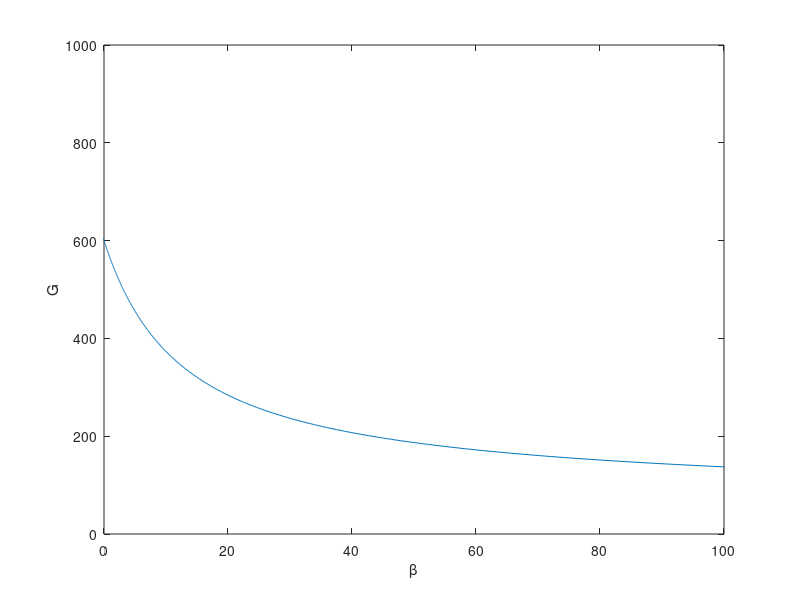

Write the MATLAB code that produced this figure. (Note: this script raises an error after producing the figure.)
close all; clear all; clc;
global SI r1 EG0 R0 sigma alpha k d0 r2
SI=1;
r1=1;
EG0=1.44;
R0=864;
sigma=43.2;
alpha=20000;
k=432;
d0=0.06;
r2=0.24e-5;

%% fast-slow phase plane
G = linspace(50,1000,1000);
beta = (alpha + G.*G)./(sigma*G.*G) .* k/SI .*(R0./G - EG0);
plot(beta,G)
xlim([0,100])
xlabel('\beta')
ylabel('G')
hold on
dlmwrite('topp.dat',[beta' G']);

%% solve the ode and plot solution
tspan=linspace(0,100,10000);
[t,sol] = ode15s(@(t,y)rhs(t,y),tspan,[100,100,12]);
plot(sol(:,3),sol(:,1),'LineWidth',2)
dlmwrite('topp.dat',[sol(:,3) sol(:,1)],'-append','delimiter',' ','roffset',1);
[t,sol] = ode15s(@(t,y)rhs(t,y),tspan,[100,100,17]);
plot(sol(:,3),sol(:,1),'LineWidth',2)
dlmwrite('topp.dat',[sol(:,3) sol(:,1)],'-append','delimiter',' ','roffset',1);
[t,sol] = ode15s(@(t,y)rhs(t,y),tspan,[400,100,50]);
plot(sol(:,3),sol(:,1),'LineWidth',2)
dlmwrite('topp.dat',[sol(:,3) sol(:,1)],'-append','delimiter',' ','roffset',1);
[t,sol] = ode15s(@(t,y)rhs(t,y),tspan,[500,100,25]);
plot(sol(:,3),sol(:,1),'LineWidth',2)
dlmwrite('topp.dat',[sol(:,3) sol(:,1)],'-append','delimiter',' ','roffset',1);
[t,sol] = ode15s(@(t,y)rhs(t,y),tspan,[500,100,15]);
plot(sol(:,3),sol(:,1),'LineWidth',2)
dlmwrite('topp.dat',[sol(:,3) sol(:,1)],'-append','delimiter',' ','roffset',1);
[t,sol] = ode15s(@(t,y)rhs(t,y),tspan,[600,100,10]);
plot(sol(:,3),sol(:,1),'LineWidth',2)
dlmwrite('topp.dat',[sol(:,3) sol(:,1)],'-append','delimiter',' ','roffset',1);

%% steady states

G1 = (r1/1000 + sqrt((r1/1000)^2 - 4*r2*d0))/(2*r2)
G2 = (r1/1000 - sqrt((r1/1000)^2 - 4*r2*d0))/(2*r2)


%% the ODEs
function out = rhs(t,y)
global SI r1 EG0 R0 sigma alpha k d0 r2
G=y(1);
I=y(2);
beta=y(3);
out = [R0 - (EG0+SI*I)*G
       beta*sigma*G*G/(alpha+G*G) - k*I
       (-d0+r1*G/1000-r2*G*G)*beta];
end

 
